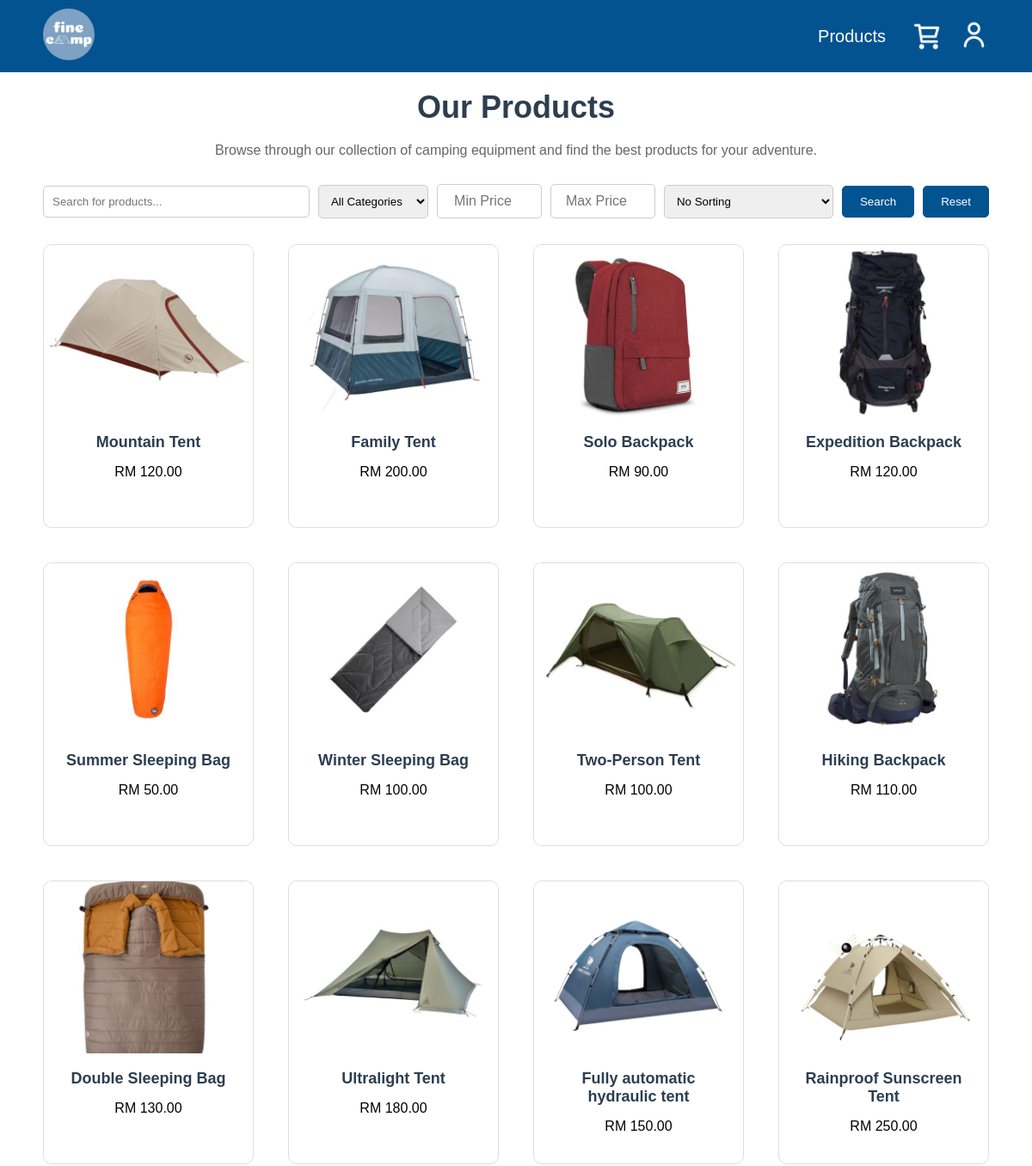
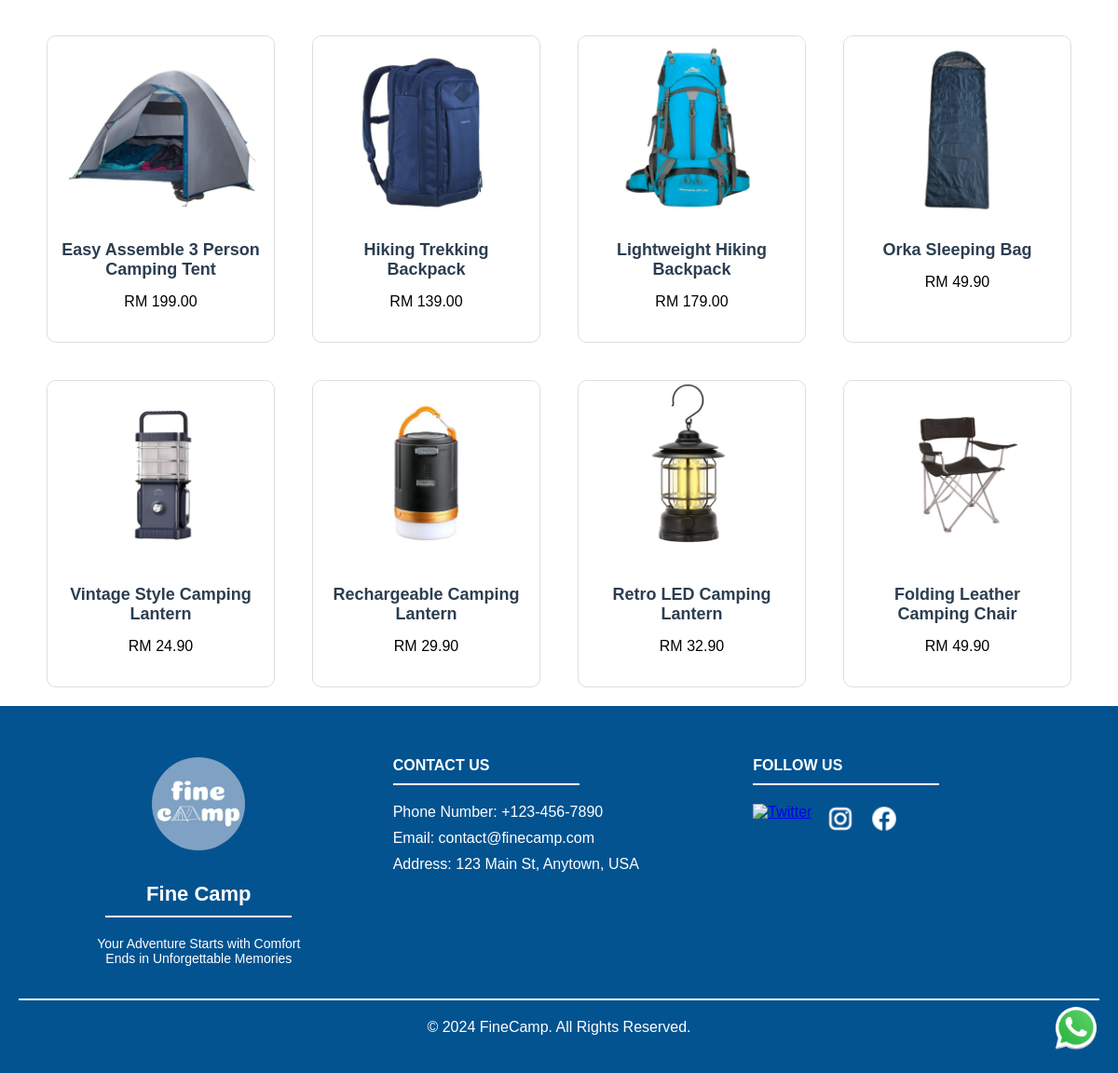
/app/member/product/productList.php, run on the app's committed database (2 pictures, top to bottom).
### tables this page shows
CREATE TABLE `product` (
  `product_id` int(11) NOT NULL,
  `name` varchar(100) NOT NULL,
  `description` varchar(200) NOT NULL,
  `min_stock_level` int(11) NOT NULL,
  `variation_name` varchar(30) NOT NULL,
  `product_image` varchar(50) NOT NULL,
  `status` varchar(10) NOT NULL,
  `category_id` int(11) NOT NULL
);

### app/member/product/productList.php (the view, shortened to what this page needs)
<?php
require '../../_base.php';
$category_name = 'Our Products';
$category_description = 'Browse through our collection of camping equipment and find the best products for your adventure.';
if (is_get() || is_post()) {
  $sort_order = req('sort_order', 'none');
  $sql = "SELECT p.*, c.name AS category_name, MIN(pvo.unit_price) AS first_variation_price
        FROM product p
        INNER JOIN category c ON p.category_id = c.category_id
        LEFT JOIN product_variation_option pvo ON p.product_id = pvo.product_id
        WHERE p.status = 'active'";
  $params = [];
  $sql .= " GROUP BY p.product_id";
  $stmt = $_db->prepare($sql);
  $stmt->execute($params);
  $products = $stmt->fetchAll();
}
include '../../_customerPortalHead.php';
?>
<link rel="stylesheet" href="/css/member/productList.css">
<main>
  <h1><?= $category_name ?></h1>
  <?php if (!empty($category_description)): ?>
    <p class="category-description"><?= $category_description ?></p>
  <?php endif; ?>
  <form method="GET" action="productList.php" class="search-sort-form">
    <?= html_search('query', 'placeholder="Search for products..."') ?>
    <select name="category">
      <option value="all">All Categories</option>
    </select>
    <?= html_number('min_price', '0', '', '', 'placeholder="Min Price"') ?>
    <?= html_number('max_price', '1', '', '', 'placeholder="Max Price"') ?>
    <select name="sort_order">
      <option value="none" <?= $sort_order == 'none' ? 'selected' : '' ?>>No Sorting</option>
    </select>
    <button type="submit">Search</button>
    <button data-get="productList.php">Reset</button>
  </form>
  <?php if (count($products) > 0): ?>
    <div class="product-grid">
      <?php foreach ($products as $product): ?>
        <div class="product-card">
          <a href="productDetail.php?productId=<?= $product->product_id ?>">
            <img src="/images/admin/product/product_image/<?= $product->product_image ?>" alt="<?= $product->name ?>">
            <h2><?= $product->name ?></h2>
            <?php if (!empty($product->first_variation_price)): ?>
              <p>RM <?= number_format($product->first_variation_price, 2) ?></p>
            <?php else: ?>
              <p>Price: Not Available</p>
            <?php endif; ?>
          </a>
        </div>
      <?php endforeach; ?>
    </div>
  <?php else: ?>
    <div class="product-grid no-products">
      <p class="no-products">No products found.</p>
    </div>
  <?php endif; ?>
</main>
<?php
include '../../_foot.php';
?>

### app/_customerPortalHead.php (shortened to what this page needs)
<!DOCTYPE html>
<html lang="en">
<head>
  <link rel="stylesheet" href="/css/base/app.css">
  <link rel="stylesheet" href="/css/member/header.css">
  <link rel="stylesheet" href="<?= $_css_file ?>">
</head>
<body>
  <header>
    <nav class="navbar">
      <div class="logo">
        <a href="/member/home/home.php">
          <img src="../../images/base/logo.jpg" alt="Logo" class="logo-img">
        </a>
      </div>
      <div class="right-section">
        <div class="dropdown">
          <button class="dropbtn" data-get="/member/product/productList.php">Products</button>
        </div>
        <a href="/member/order/cart.php" class="cart-icon">
          <img src="../../images/base/white_cart_icon.png" alt="Cart">
        </a>
        <?php
        if (isset($_SESSION['user']) && $currentUser->role == 'Member' && $currentUser->status == 'active') {
        ?>
          <div class="user-dropdown">
            <button class="user-btn">
              <img src="/images/member/user/uploads/<?= $currentUser->photo ?>" alt="User Image" class="user-img">
              <div class="username"> <?= $currentUser->username ?></div>
            </button>
            <div class="user-dropdown-content">
              <a href="/member/user/userProfile.php">View Profile</a>
              <a href="/member/order/orderHistoryList.php">Order History</a>
              <a id="logout" href="/authentication/logout.php">Logout</a>
            </div>
          </div>
        <?php } else { ?>
          <a href="/authentication/login.php" class="login-btn">
            <img src="/images/base/login.png" alt="Login">
          </a>
        <?php } ?>
      </div>
    </nav>
  </header>
  <div id="chat-icon">
    <a href="https://wa.me/60183999639">
      <img src="/images/base/chat_icon.png" alt="Chat Icon">
    </a>
  </div>

### app/_base.php (shortened to what this page needs)
<?php
function is_get()
{
    return $_SERVER['REQUEST_METHOD'] == 'GET';
}
function req($key, $value = null)
{
    $value = $_REQUEST[$key] ?? $value;
    return is_array($value) ? array_map('trim', $value) : trim($value);
}
function encode($value)
{
    return htmlentities($value);
}
function html_number($key, $min = '', $max = '', $step = '', $attr = '')
{
    $value = encode($GLOBALS[$key] ?? '');
    echo "<input type='number' id='$key' name='$key' value='$value'
                min='$min' max='$max' step='$step' $attr>";
}
function html_search($key, $attr = '')
{
    $value = encode($GLOBALS[$key] ?? '');
    echo "<input type='search' id='$key' name='$key' value='$value' $attr>";
}

### app/_foot.php (shortened to what this page needs)
<link rel="stylesheet" href="/css/base/footer.css">
</body>
<div class="footerContainer">
  <footer class="footer">
    <div class="footer-column center-align">
      <div class="footer-logo">
        <img
          src="/images/base/logo.jpg"
          alt="Logo"
          class="logo" />
        <p class="companyName">Fine Camp</p>
        <hr class="dividerLogo" />
        <p class="slogan">Your Adventure Starts with Comfort<br />Ends in Unforgettable Memories</p>
      </div>
    </div>
    <div class="footer-column">
      <h2 class="section-title ">CONTACT US</h2>
      <hr class="divider" />
      <ul class="contact-list">
        <li>Phone Number: <a href="tel:+1234567890" class="contact-link">+123-456-7890</a></li>
        <li>Email: <a href="mailto:contact@finecamp.com" class="contact-link">contact@finecamp.com</a></li>
        <li>Address: 123 Main St, Anytown, USA</li>
      </ul>
    </div>
    <div class="footer-column">
      <h2 class="section-title ">FOLLOW US</h2>
      <hr class="divider" />
      <div class="social-links">
        <a href="https://twitter.com" class="social-icon"><img src="/images/base/twitter_Icon.png" alt="Twitter" /></a>
        <a href="https://instagram.com" class="social-icon"><img src="/images/base/ig_icon.png" alt="Instagram" /></a>
        <a href="https://facebook.com" class="social-icon"><img src="/images/base/fb_icon.png" alt="Facebook" /></a>
      </div>
    </div>
  </footer>
  <div class="footer-bottom">
    <a href="/authentication/portal.php" id="portal">
      <p>&copy; 2024 FineCamp. All Rights Reserved.</p>
    </a>
  </div>
</div>
</html>

### app/css/base/app.css (style rules this page uses)
article, aside, figcaption, figure, footer, header, main, nav, section { display: block; }
address, article, aside, blockquote, body, cite, div, dl, dt, dd, em, figcaption, figure, footer, h1, h2, h3, h4, h5, h6, header, html, img, li, main, nav, nav a, ol, p, section, span, ul, table, tr, td, th, col, colgroup { margin: 0; padding: 0; border: 0; font-size: 100%; background: transparent; -webkit-box-sizing: border-box; -moz-box-sizing: border-box; box-sizing: border-box; }
ul, ol { list-style: none; }
nav a { text-decoration: none; }
body { font-family: Tahoma, Helvetica, sans-serif !important; }
main { padding: 20px 50px; }
main h1 { margin-top: 0; }

### app/css/member/header.css (style rules this page uses)
.navbar { display: flex; justify-content: space-between; align-items: center; padding: 10px 50px; background-color: #035391; color: #fff; }
.navbar .logo img { width: 60px; height: 60px; object-fit: cover; border-radius: 50%; }
.navbar img { width: 35px; height: 35px; object-fit: cover; }
.right-section { display: flex; align-items: center; gap: 20px; }
.cart-icon { position: relative; display: inline-block; }
.cart-icon img { display: block; }
.dropdown { position: relative; display: inline-block; }
.dropdown .dropbtn { background-color: transparent; font-size: 20px; color: white; padding: 10px; border: none; cursor: pointer; }
#chat-icon { position: fixed; bottom: 20px; right: 20px; z-index: 1000; }
#chat-icon img { width: 50px; height: 50px; cursor: pointer; }

### app/css/member/productList.css (style rules this page uses)
main { padding: 20px 50px; }
main h1 { font-size: 36px; text-align: center; margin-bottom: 20px; color: #2c3e50; }
.category-description { text-align: center; font-size: 16px; margin-bottom: 30px; color: #666; }
.search-sort-form { display: flex; justify-content: center; align-items: center; gap: 10px; margin-bottom: 30px; }
.search-sort-form input[type="search"] { padding: 10px; width: 320px; border: 1px solid #ccc; border-radius: 5px; }
.search-sort-form select { padding: 10px; border: 1px solid #ccc; border-radius: 5px; }
.search-sort-form input[type="number"] { padding: 10px; width: 100px; border: 1px solid #ccc; border-radius: 5px; text-align: center; font-size: 16px; }
.search-sort-form button { padding: 10px 20px; background-color: #035391; border: 1px solid #035391; color: white; border-radius: 5px; cursor: pointer; transition: background-color 0.3s; }
.product-grid { display: grid; grid-template-columns: repeat(4, 1fr); gap: 40px; max-width: 1100px; margin: 0 auto; }
.product-card { background-color: #fff; border: 1px solid #ddd; border-radius: 10px; overflow: hidden; text-align: center; width: 100%; height: 330px; transition: all 0.2s; }
.product-card img { width: 100%; height: 200px; object-fit: cover; border-radius: 3px; }
.product-card h2 { padding: 15px; font-size: 18px; color: #2c3e50; }
.product-card a { color: inherit; text-decoration: none; }

### app/css/base/footer.css (style rules this page uses)
.footerContainer { background-color: #035391; padding: 40px 20px; color: white; text-align: left; }
.footer { display: flex; justify-content: space-between; align-items: flex-start; flex-wrap: wrap; max-width: 1200px; margin: 0 auto; }
.footer-column { flex: 1 1 30%; margin: 15px; }
.footer-column.center-align { text-align: center; }
.footer-logo img { width: 100px; margin-bottom: 10px; border-radius: 50%; }
.companyName { color: white; font-size: 22px; font-weight: bold; margin-top: 20px; margin-bottom: 10px; }
.slogan { color: white; margin-top: 5px; font-size: 14px; }
.section-title { color: white; font-size: 16px; margin-bottom: 10px; text-align: left; padding-left: 0; }
.divider { border: 0; height: 2px; background-color: white; width: 200px; margin-left: 0; margin-bottom: 20px; }
.dividerLogo { border: 0; height: 2px; background-color: white; width: 200px; margin: auto; margin-bottom: 20px; }
.contact-list { text-align: left; list-style-type: none; padding-left: 0; }
.contact-list li { margin: 10px 0; }
.contact-link { color: white; text-decoration: none; }
.social-links { display: flex; justify-content: flex-start; gap: 15px; margin-top: 10px; }
.social-icon img { width: 32px; height: 32px; }
.footer-bottom { border-top: 2px solid white; padding-top: 20px; margin-top: 20px; text-align: center; }
a#portal { text-decoration: none; color: white; }

### data on the page
product: product_image (picture), name "Mountain Tent", first_variation_price "120.00"
product: product_image (picture), name "Family Tent", first_variation_price "200.00"
product: product_image (picture), name "Solo Backpack", first_variation_price "90.00"
product: product_image (picture), name "Expedition Backpack", first_variation_price "120.00"
product: product_image (picture), name "Summer Sleeping Bag", first_variation_price "50.00"
product: product_image (picture), name "Winter Sleeping Bag", first_variation_price "100.00"
product: product_image (picture), name "Two-Person Tent", first_variation_price "100.00"
product: product_image (picture), name "Hiking Backpack", first_variation_price "110.00"
product: product_image (picture), name "Double Sleeping Bag", first_variation_price "130.00"
product: product_image (picture), name "Ultralight Tent", first_variation_price "180.00"
product: product_image (picture), name "Fully automatic hydraulic tent", first_variation_price "150.00"
product: product_image (picture), name "Rainproof Sunscreen Tent", first_variation_price "250.00"
product: product_image (picture), name "Easy Assemble 3 Person Camping Tent", first_variation_price "199.00"
product: product_image (picture), name "Hiking Trekking Backpack", first_variation_price "139.00"
product: product_image (picture), name "Lightweight Hiking Backpack", first_variation_price "179.00"
product: product_image (picture), name "Orka Sleeping Bag", first_variation_price "49.90"
product: product_image (picture), name "Vintage Style Camping Lantern", first_variation_price "24.90"
product: product_image (picture), name "Rechargeable Camping Lantern", first_variation_price "29.90"
product: product_image (picture), name "Retro LED Camping Lantern", first_variation_price "32.90"
product: product_image (picture), name "Folding Leather Camping Chair", first_variation_price "49.90"

### other printed values
$category_name "Our Products"
$category_description "Browse through our collection of camping equipment and find the best products for your adventure."
